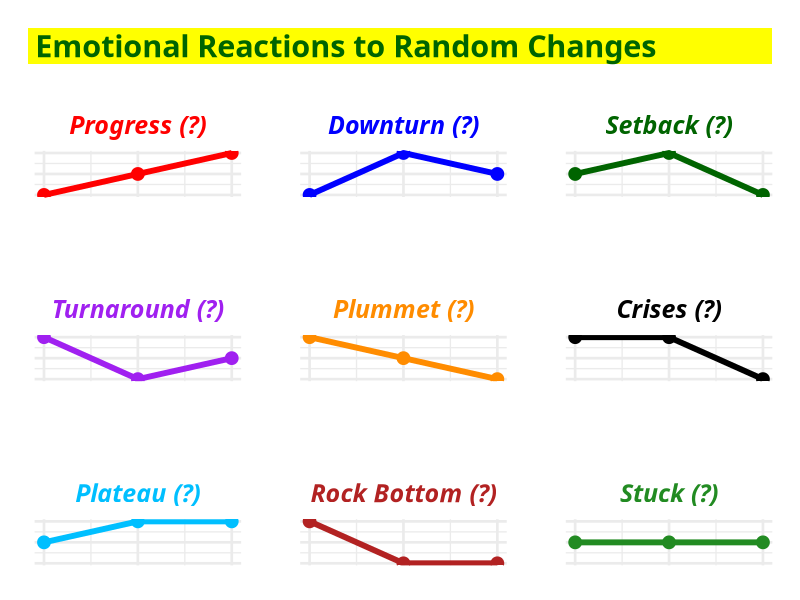

The R script that drew this image:
# Force dplyr's select to take precedence
select <- dplyr::select
filter <- dplyr::filter

# Options
options(scipen = 999)
options(qic.clshade = T) # NO LONGER NEEDED; CHARTS ALL PREPARED WITH GGPLOT2 ONLY
options(qic.linecol = 'black') # NO LONGER NEEDED; CHARTS ALL PREPARED WITH GGPLOT2 ONLY
options(qic.signalcol = "firebrick") # NO LONGER NEEDED; CHARTS ALL PREPARED WITH GGPLOT2 ONLY
options(qic.targetcol = "purple") # NO LONGER NEEDED; CHARTS ALL PREPARED WITH GGPLOT2 ONLY
options(DT.options = list(dom = 'pBlfrti')) # Add buttons, filtering, and top (t) pagination controls
options(shiny.maxRequestSize = 50 * 1024^2) # Set upload maximum to 50 MB
options(tigris_use_cache = TRUE)


flextable::set_flextable_defaults(
  font.size = 14,
  font.family = "Cabin",
  font.color = "black",
  table.layout = "fixed",
  border.color = "darkgray",
  padding.top = 3,
  padding.bottom = 3,
  padding.left = 4,
  padding.right = 4,
  line_spacing = 1.3,
  digits = 2,
  decimal.mark = ",",
  big.mark = " ",
  na_str = "<na>"
)


# Set global theme for consistent plots
ggplot2::theme_set(
  ggplot2::theme_minimal(base_size = 20) +
    ggplot2::theme(
      plot.title.position = "plot",
      plot.title = ggtext::element_textbox_simple(
        family = "Cabin",
        face = "bold",
        color = "darkgreen",
        size = 22,
        fill = "yellow",
        lineheight = 1.0,
        padding = ggplot2::margin(5.5, 5.5, 0.0, 5.5),
        margin = ggplot2::margin(0, 0, 5.5, 0)
      ),
      plot.subtitle = ggtext::element_textbox_simple(
        family = "Cabin",
        color = "darkgreen",
        face = "bold",
        size = 20,
        fill = "yellow",
        lineheight = 1.0,
        padding = ggplot2::margin(0.0, 5.5, 5.5, 5.5),
        margin = ggplot2::margin(0, 0, 5.5, 0)
      ),
      plot.caption = ggtext::element_markdown(
        family = "Cabin",
        size = 16,
        hjust = 1,
        color = "darkblue",
        face = "italic",
        fill = "yellow",
        lineheight = 1.0
      ),
      axis.text.x = ggplot2::element_blank(),
      # ggtext::element_markdown(
      #   family = "Cabin",
      #   face = "bold",
      #   color = "blue",
      #   size = 16,
      #   angle = 45,
      #   hjust = 1
      # ),
      axis.title.x = ggplot2::element_blank(),
      # ggtext::element_markdown(
      #   family = "Cabin",
      #   face = "bold",
      #   color = "blue",
      #   size = 16),
      axis.text.y = ggplot2::element_blank(),
      # ggtext::element_markdown(
      #   family = "Cabin",
      #   face = "bold",
      #   color = "blue",
      #   size = 16,
      #   angle = 45,
      #   hjust = 1
      # ),
      axis.title.y = ggplot2::element_blank(),
      # ggtext::element_markdown(
      #   family = "Cabin",
      #   face = "bold",
      #   color = "blue",
      #   size = 16),
      strip.text = ggtext::element_markdown(
        family = "Cabin",
        color = "black",
        size = ggplot2::rel(1.1),
        face = "italic",
        margin = ggplot2::margin(2, 0, 0.5, 0, "lines")
      ),
      axis.text = ggtext::element_markdown(
        family = "Cabin",
        color = "black"
      ),
      panel.background = ggplot2::element_rect(fill = "white", color = NA),
      plot.background = ggplot2::element_rect(fill = "white", color = NA),
      legend.position = "none",
      panel.spacing.x = grid::unit(1.5, "cm"),
      panel.spacing.y = grid::unit(1.5, "cm"),
      plot.margin = ggplot2::margin(20, 20, 20, 20, "pt")
    )
)


# Set seed for reproducibility
set.seed(123)


# The 9 possible "shapes" or patterns for time-ordered measurements represent the unique ways the values can change from one time point to the next.
#
# These 9 shapes can be enumerated as:
#
#     Flat at level 0: (0,0,0)
#     Flat at level 1: (1,1,1)
#     Flat at level 2: (2,2,2)
#     Rise then fall: (0,1,0), (1,2,1)
#     Fall then rise: (1,0,1), (2,1,2)
#     Continuous rise: (0,1,2)
#     Continuous fall: (2,1,0)
#     Rise then flat: (0,1,1), (1,2,2)
#     Fall then flat: (2,1,1), (1,0,0)
#
# People often incorrectly see patterns in random data - they might
# interpret random fluctuations as meaningful trends. By showing that
# there are only 9 possible shapes with 3 time points
# (using 3 possible values) demonstrates that certain patterns will
# naturally emerge even from completely random processes.

#####  "Nine Random 'Signals'!"  #####

# Define your data
false_signals <- tibble::tibble(
  signal = rep(
    c(
      "Progress (?)",
      "Downturn  (?)",
      "Setback  (?)",
      "Turnaround  (?)",
      "Plummet  (?)",
      "Crises  (?)",
      "Plateau  (?)",
      "Rock Bottom  (?)",
      "Stuck  (?)"
    ),
    each = 3
  ),
  y = c(
    0,
    1,
    2,
    0,
    2,
    1,
    1,
    2,
    0,
    2,
    0,
    1,
    2,
    1,
    0,
    2,
    2,
    0,
    1,
    2,
    2,
    2,
    0,
    0,
    1,
    1,
    1
  ),
  x = rep(c(0, 1, 2), 9)
)

# Define a custom color palette with 9 distinct colors
custom_colors <- c(
  "red",
  "blue",
  "darkgreen",
  "purple",
  "darkorange",
  "black",
  "deepskyblue",
  "firebrick",
  "forestgreen"
)

# Get signal names in order they appear
signal_levels <- unique(false_signals$signal)

# Convert signal to factor to preserve order
false_signals$signal <- factor(false_signals$signal, levels = signal_levels)

# Create a SEPARATE named color vector for the scale (don't modify custom_colors)
signal_colors <- setNames(custom_colors, signal_levels)

# Create colored labels separately
colored_labels <- setNames(
  paste0(
    "<b style='color:",
    custom_colors,
    "; font-size:18pt'>",
    signal_levels,
    "</b>"
  ),
  signal_levels
)

# Create the line plot with facets using the custom color palette
false_signals_facet_plot <- false_signals |>
  ggplot2::ggplot(ggplot2::aes(x = x, y = y)) +
  ggplot2::geom_line(
    ggplot2::aes(group = signal, color = signal),
    linewidth = 2
  ) +
  ggplot2::geom_point(
    ggplot2::aes(x = x, y = y, group = interaction(signal, y), color = signal),
    size = 4
  ) +
  ggplot2::facet_wrap(
    ~signal,
    labeller = ggplot2::as_labeller(colored_labels)
  ) +

  # ggplot2::facet_wrap(~signal, ncol = 3, nrow = 4) +
  ggplot2::scale_x_continuous(breaks = c(0, 1, 2)) +
  ggplot2::scale_y_continuous(breaks = c(0, 1, 2)) +
  ggplot2::scale_color_manual(values = signal_colors) +
  ggplot2::labs(x = NULL, y = NULL) +
  ggplot2::labs(title = "Emotional Reactions to Random Changes") # Add main plot title

# Print the plot
print(false_signals_facet_plot)

# # Save the plot as an image file with larger dimensions
#  ggsave("img/9-random-arrangements-of-3-measurements.png",
#         plot = false_signals_facet_plot,
#         width = 12,
#         height = 12,
#         units = "in",
#         dpi = 300,
#         device = "png",
#         bg = "transparent")
#
